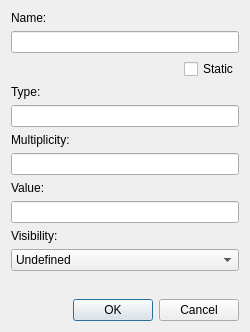
<?xml version="1.0" encoding="UTF-8"?>
<ui version="4.0">
 <class>AttributeEditorDialog</class>
 <widget class="QDialog" name="AttributeEditorDialog">
  <property name="geometry">
   <rect>
    <x>0</x>
    <y>0</y>
    <width>250</width>
    <height>332</height>
   </rect>
  </property>
  <property name="windowTitle">
   <string>Attribute Editor</string>
  </property>
  <layout class="QVBoxLayout" name="verticalLayout">
   <item>
    <widget class="QLabel" name="labelName">
     <property name="text">
      <string>Name:</string>
     </property>
    </widget>
   </item>
   <item>
    <widget class="QLineEdit" name="lineEditName"/>
   </item>
   <item>
    <layout class="QVBoxLayout" name="verticalLayout_2">
     <item>
      <layout class="QHBoxLayout" name="horizontalLayout_3">
       <item>
        <spacer name="horizontalSpacer">
         <property name="orientation">
          <enum>Qt::Horizontal</enum>
         </property>
         <property name="sizeHint" stdset="0">
          <size>
           <width>40</width>
           <height>20</height>
          </size>
         </property>
        </spacer>
       </item>
       <item>
        <widget class="QCheckBox" name="checkBoxClassScope">
         <property name="text">
          <string>Static</string>
         </property>
        </widget>
       </item>
      </layout>
     </item>
    </layout>
   </item>
   <item>
    <widget class="QLabel" name="labelType">
     <property name="text">
      <string>Type:</string>
     </property>
    </widget>
   </item>
   <item>
    <widget class="QLineEdit" name="lineEditType"/>
   </item>
   <item>
    <widget class="QLabel" name="labelMultiplicity">
     <property name="text">
      <string>Multiplicity:</string>
     </property>
    </widget>
   </item>
   <item>
    <widget class="QLineEdit" name="lineEditMultiplicity"/>
   </item>
   <item>
    <widget class="QLabel" name="labelValue">
     <property name="text">
      <string>Value:</string>
     </property>
    </widget>
   </item>
   <item>
    <widget class="QLineEdit" name="lineEditValue"/>
   </item>
   <item>
    <widget class="QLabel" name="labelVisibility">
     <property name="text">
      <string>Visibility:</string>
     </property>
    </widget>
   </item>
   <item>
    <widget class="QComboBox" name="comboBoxVisibility">
     <item>
      <property name="text">
       <string>Undefined</string>
      </property>
     </item>
     <item>
      <property name="text">
       <string>Public</string>
      </property>
     </item>
     <item>
      <property name="text">
       <string>Protected</string>
      </property>
     </item>
     <item>
      <property name="text">
       <string>Private</string>
      </property>
     </item>
     <item>
      <property name="text">
       <string>Package</string>
      </property>
     </item>
    </widget>
   </item>
   <item>
    <spacer name="verticalSpacer">
     <property name="orientation">
      <enum>Qt::Vertical</enum>
     </property>
     <property name="sizeType">
      <enum>QSizePolicy::Fixed</enum>
     </property>
     <property name="sizeHint" stdset="0">
      <size>
       <width>20</width>
       <height>20</height>
      </size>
     </property>
    </spacer>
   </item>
   <item>
    <spacer name="verticalSpacer_2">
     <property name="orientation">
      <enum>Qt::Vertical</enum>
     </property>
     <property name="sizeHint" stdset="0">
      <size>
       <width>20</width>
       <height>40</height>
      </size>
     </property>
    </spacer>
   </item>
   <item>
    <layout class="QHBoxLayout">
     <property name="spacing">
      <number>6</number>
     </property>
     <property name="leftMargin">
      <number>0</number>
     </property>
     <property name="topMargin">
      <number>0</number>
     </property>
     <property name="rightMargin">
      <number>0</number>
     </property>
     <property name="bottomMargin">
      <number>0</number>
     </property>
     <item>
      <spacer>
       <property name="orientation">
        <enum>Qt::Horizontal</enum>
       </property>
       <property name="sizeHint" stdset="0">
        <size>
         <width>0</width>
         <height>0</height>
        </size>
       </property>
      </spacer>
     </item>
     <item>
      <widget class="QPushButton" name="pushButtonOK">
       <property name="text">
        <string>OK</string>
       </property>
       <property name="default">
        <bool>true</bool>
       </property>
      </widget>
     </item>
     <item>
      <widget class="QPushButton" name="pushButtonCancel">
       <property name="text">
        <string>Cancel</string>
       </property>
      </widget>
     </item>
    </layout>
   </item>
  </layout>
 </widget>
 <resources/>
 <connections>
  <connection>
   <sender>pushButtonOK</sender>
   <signal>clicked()</signal>
   <receiver>AttributeEditorDialog</receiver>
   <slot>accept()</slot>
   <hints>
    <hint type="sourcelabel">
     <x>278</x>
     <y>253</y>
    </hint>
    <hint type="destinationlabel">
     <x>96</x>
     <y>254</y>
    </hint>
   </hints>
  </connection>
  <connection>
   <sender>pushButtonCancel</sender>
   <signal>clicked()</signal>
   <receiver>AttributeEditorDialog</receiver>
   <slot>reject()</slot>
   <hints>
    <hint type="sourcelabel">
     <x>369</x>
     <y>253</y>
    </hint>
    <hint type="destinationlabel">
     <x>179</x>
     <y>282</y>
    </hint>
   </hints>
  </connection>
 </connections>
</ui>
